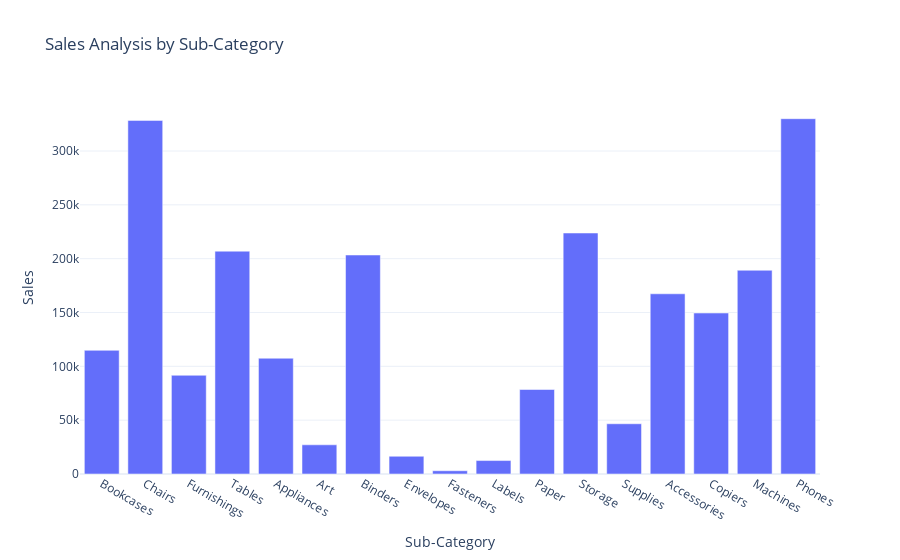

The code cell stored with this chart in its notebook:
### Code cell
fig = px.bar(sales_by_subcategory, 
             x='Sub-Category', 
             y='Sales',
            title="Sales Analysis by Sub-Category")
fig.show()

### Figure 1 — Plotly figure (JSON) as saved in the notebook; plotly's stock layout.template omitted (floating-point values rounded to 4 significant figures)
{"data": [{"alignmentgroup": "True", "hovertemplate": "Sub-Category=%{x}<br>Sales=%{y}<extra></extra>", "legendgroup": "", "marker": {"color": "#636efa", "pattern": {"shape": ""}}, "name": "", "offsetgroup": "", "orientation": "v", "showlegend": false, "textposition": "auto", "type": "bar", "x": ["Bookcases", "Chairs", "Furnishings", "Tables", "Appliances", "Art", "Binders", "Envelopes", "Fasteners", "Labels", "Paper", "Storage", "Supplies", "Accessories", "Copiers", "Machines", "Phones"], "xaxis": "x", "y": [114900.0, 328400.0, 91710.0, 207000.0, 107500.0, 27120.0, 203400.0, 16480.0, 3024.0, 12490.0, 78480.0, 223800.0, 46670.0, 167400.0, 149500.0, 189200.0, 330000.0], "yaxis": "y"}], "layout": {"autosize": true, "barmode": "relative", "legend": {"tracegroupgap": 0}, "title": {"text": "Sales Analysis by Sub-Category"}, "xaxis": {"anchor": "y", "autorange": true, "domain": [0, 1], "range": [-0.5, 16.5], "title": {"text": "Sub-Category"}, "type": "category"}, "yaxis": {"anchor": "x", "autorange": true, "domain": [0, 1], "range": [0, 347400.0], "title": {"text": "Sales"}, "type": "linear"}}}
